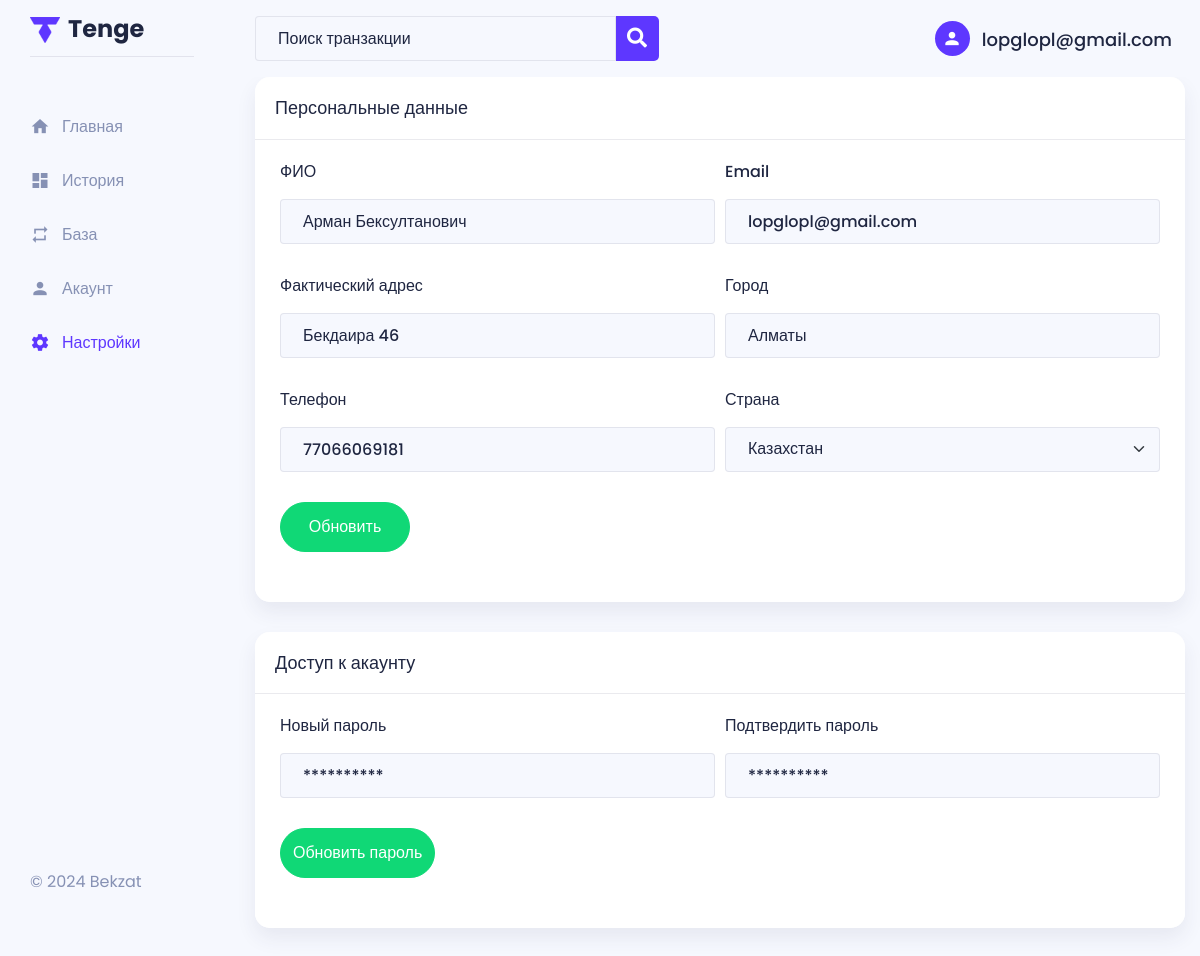
The app's page /settings (signed in) with its own data.
### tables this page shows
CREATE TABLE `users` (
  `id` int(11) NOT NULL,
  `name` varchar(255) NOT NULL,
  `email` varchar(255) NOT NULL,
  `password` varchar(255) NOT NULL,
  `phone` varchar(50) DEFAULT NULL,
  `create` varchar(50) DEFAULT NULL,
  `last` varchar(50) DEFAULT NULL,
  `addres` varchar(255) DEFAULT NULL,
  `city` varchar(50) DEFAULT NULL,
  `country` varchar(255) DEFAULT NULL
);

### index.php (called while the page is built, shortened)
<?php
require_once "ectr/main.php";
Router::on();
?>

### view/settings.php (the view, shortened to what this page needs)
<!DOCTYPE html>
<html lang="ru">
<head>
    <link rel="stylesheet" href="public/plugins/owlcarousel/css/owl.carousel.min.css">
    <link rel="stylesheet" href="public/plugins/venobox/venobox.min.css">
    <link rel="stylesheet" href="public/css/style.css">
</head>
<body>
<div class="main-wrapper">
<?php
require_once "view/block/nav.php";
?>
    <div class="content-body">
      <div class="container">
        <div class="row">
          <div class="col-12 col-xl-12">
            <div class="row">
              <div class="col-xl-12">
                <div class="card">
                  <div class="card-header">
                    <h4 class="card-title">Персональные данные</h4>
                  </div>
                  <div class="card-body">
                    <form method="post" action="/settings?type=data" class="personal_validate">
                      <div class="form-row d-flex flex-wrap">
                        <div class="form-group col-12 col-xl-6">
                          <label class="mr-sm-2">ФИО</label>
                          <input type="text" class="form-control" placeholder="Введите фио" value="<?=$user['name']?>" name="name">
                        </div>
                        <div class="form-group col-12 col-xl-6">
                          <label class="mr-sm-2">Email</label>
                          <input type="email" class="form-control" placeholder="Введите почту" value="<?=$user['email']?>" name="email">
                        </div>
                        <div class="form-group col-12 col-xl-6">
                          <label class="mr-sm-2">Фактический адрес</label>
                          <input type="text" class="form-control" placeholder="Введите адрес" value="<?=$user['addres']?>" name="addres">
                        </div>
                        <div class="form-group col-12 col-xl-6">
                          <label class="mr-sm-2">Город</label>
                          <input type="text" class="form-control" placeholder="Введите ваш город" value="<?=$user['city']?>" name="city">
                        </div>
                        <div class="form-group col-12 col-xl-6">
                          <label class="mr-sm-2">Телефон</label>
                          <input type="text" class="form-control" placeholder="Введите номер" name="phone" value="<?=$user['phone']?>">
                        </div>
                        <div class="form-group col-12 col-xl-6">
                          <label class="mr-sm-2">Страна</label>
                          <select class="form-select" name="country">
                            <option value="kz" <?=($user['country']=='kz'?'selected':'')?>>Казахстан</option>
                          </select>
                        </div>
                        <div class="form-group col-12">
                          <button class="btn btn-success pl-5 pr-5">Обновить</button>
                        </div>
                      </div>
                    </form>
                  </div>
                </div>
              </div>
              <div class="col-xl-12">
                <div class="card">
                  <div class="card-header">
                    <h4 class="card-title">Доступ к акаунту</h4>
                  </div>
                  <div class="card-body">
                    <form method="post" action="/settings?type=pass" class="personal_validate">
                      <div class="form-row d-flex flex-wrap">
                       <div class="form-group col-12 col-xl-6">
                          <label class="mr-sm-2">Новый пароль</label>
                          <input type="password" name="password" class="form-control" placeholder="**********">
                        </div>
                        <div class="form-group col-12 col-xl-6">
                          <label class="mr-sm-2">Подтвердить пароль</label>
                          <input type="password" name="password2" class="form-control" placeholder="**********">
                        </div>
                        <div class="form-group col-12">
                          <button class="btn btn-success pl-5 pr-5">Обновить пароль</button>
                        </div>
                      </div>
                    </form>
                  </div>
                </div>
              </div>
            </div>
          </div>
        </div>
      </div>
    </div>
  </section>
</div>
</body>
</html>

### view/block/nav.php (shortened to what this page needs)
   <?php
   $user = DBC::select('users', 'id', $_SESSION['user']['id']);
   $urlComponents = parse_url($_SERVER['REQUEST_URI']);
   ?>
 <section class="sidebar">
    <nav class="navbar navbar-expand-lg navbar-light flex-nowrap flex-column justify-content-between align-items-start p-0">
        <div class="mb-lg-5 w-100">
            <div class="d-none d-lg-block">
                <a class="navbar-brand d-flex align-items-start mb-5">
                    <img src="public/images/logo.png" alt="" class="mb-2">
                    <span class="fw-bold ms-2">Tenge</span>
                </a>
            </div>
            <div class="collapse navbar-collapse collapse show" id="navbarNavAltMarkup">
              <ul class="navbar-nav flex-row flex-lg-column justify-content-between align-items-center align-items-lg-start">
              <li>
                  <a class="nav-link d-flex align-items-center <?=($urlComponents['path']=='/'?'active':'')?>" href="/" data-tooltip="home" data-placement="top">
                    <i class="mdi mdi-home"></i><div class="nav-text d-none d-md-block">Главная</div>
                  </a>
              </li>
              <li>
                  <a class="nav-link d-flex align-items-center <?=($urlComponents['path']=='/history'?'active':'')?>" href="/history" data-tooltip="history" data-placement="top">
                    <i class="mdi mdi-view-dashboard"></i><div class="nav-text d-none d-md-block">История</div>
                  </a>
              </li>
              <li>
                  <a class="nav-link d-flex align-items-center @@buy-sell <?=($urlComponents['path']=='/buy-sell'?'active':'')?>" href="buy-sell" data-tooltip="exchange" data-placement="top">
                    <i class="mdi mdi-repeat"></i><div class="nav-text d-none d-md-block">База</div>
                  </a>
              </li>
              <li>
                  <a class="nav-link d-flex align-items-center @@accounts <?=($urlComponents['path']=='/accounts'?'active':'')?>" href="accounts" data-tooltip="account" data-placement="top">
                    <i class="mdi mdi-account"></i><div class="nav-text d-none d-md-block">Акаунт</div>
                  </a>
              </li>
              <li>
                  <a class="nav-link d-flex align-items-center @@settings <?=($urlComponents['path']=='/settings'?'active':'')?>" href="settings" data-tooltip="settings" data-placement="top">
                    <i class="mdi mdi-cog"></i></i><div class="nav-text d-none d-md-block">Настройки</div>
                  </a>
              </li>
              </ul>
            </div>
        </div>
        <div class="d-none d-lg-block w-100 pb-5">
            <div class="copyright">
                <p>&copy; <script>document.write(new Date().getFullYear());</script> <a>Bekzat</a></p>
            </div>
        </div>
    </nav>
</section>
  <section class="ms-lg-240 px-lg-4 px-xl-0 mb-100 mb-lg-0">
<div class="navigation-2 d-flex sticky-top px-lg-4 px-xl-0">
  <div class="container">
      <div class="row">
          <div class="col-12 d-flex justify-content-between align-items-center">
            <div class="search-form">
              <form action="history" method="get">
                    <div class="input-group">
                      <input type="text" placeholder="Поиск транзакции" value="<?=(isset($_GET['s'])?$_GET['s']:"")?>" name="s" class="form-control">
                      <div class="input-group-append  d-flex">
                          <button class="">
                              <span class="input-text"><i class="fa fa-search"></i></span>
                          </button>
                      </div>
                  </div>
              </form>
            </div>
            <div class="d-flex align-items-center">
                <div class="dropdown text-center text-sm-start">
                    <button class="btn dropdown-toggle" type="button" id="dropdownMenuButton2" data-bs-toggle="dropdown">
                        <span class="user-icon rounded-circle text-white"><i class="mdi mdi-account"></i></span>
                        <span class="user-name fw-medium ms-2 d-none d-sm-inline-block"><?=$user['email']?></span>
                    </button>
                </div>
            </div>
          </div>
      </div>
  </div>
</div>

### records on screen
users: email "lopglopl@gmail.com", name "Арман Бексултанович", addres "Бекдаира 46", city "Алматы", phone "77066069181", country "Казахстан"
